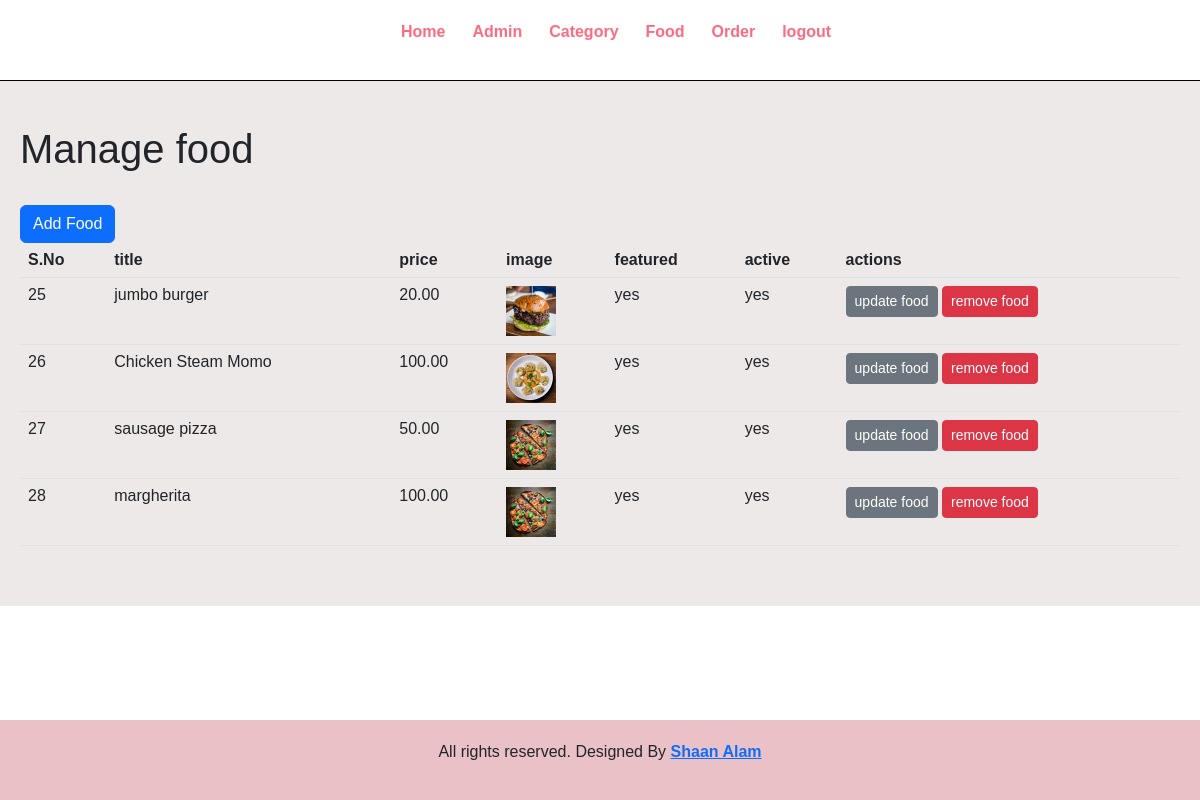
/admin/manage-food.php (signed in), run on the app's committed database.
### tables this page shows
CREATE TABLE `food_tbl` (
  `id` int(10) UNSIGNED NOT NULL,
  `title` varchar(100) NOT NULL,
  `discription` varchar(255) NOT NULL,
  `price` decimal(10,2) NOT NULL,
  `image_name` varchar(255) NOT NULL,
  `category_id` int(10) UNSIGNED NOT NULL,
  `featured` varchar(10) NOT NULL,
  `active` varchar(10) NOT NULL
);

### admin/manage-food.php (the view, shortened to what this page needs)
<?php include('partials/menu.php') ?>
<div class="main-content">
  <div class="wrapper">
            <h1>Manage food</h1>
            <br>
      <a class="btn btn-primary" href="add-food.php" role="button">Add Food</a>
            <table class="table">
            <tr>
        <th scope="col">S.No</th>
        <th scope="col">title</th>
        <th scope="col">price</th>
        <th scope="col">image</th>
        <th scope="col">featured</th>
        <th scope="col">active</th>
        <th scope="col">actions</th>
        </tr>
            <?php
            $sql = "SELECT * FROM food_tbl";
            $res = mysqli_query($con,$sql);
            $count = mysqli_num_rows($res);
            if($count>0)
            {
              while($row=mysqli_fetch_assoc($res))
              {
                $id = $row['id'];
              $title = $row['title'];
              $price = $row['price'];
              $image_name = $row['image_name'];
              $featured = $row['featured'];
              $active = $row['active'];
                ?>
                <tr>
                  <td><?php echo $id;?></td>
                  <td><?php echo $title;?></td>
                  <td><?php echo $price;?></td>
                  <td>
                  <?php
                            if($image_name!="")
                            {
                                ?>
                                <img src="http://localhost/TY-PROJECT/images/food/<?php echo $image_name; ?>" width="50px">
                                <?php
                            }
                            else
                            {
                                echo "image not added";
                            }
                            ?>
                  </td>
                  <td><?php echo $featured;?></td>
                  <td><?php echo $active;?></td>
                  <td>
                        <a class="btn btn-secondary btn-sm" href='http://localhost/TY-PROJECT/admin/update-food.php?id=<?php echo $id; ?>'>update food</a>
                        <a class="btn btn-danger btn-sm" href='http://localhost/TY-PROJECT/admin/delete-food.php?id=<?php echo $id; ?>&image_name=<?php echo $image_name; ?>'>remove food</a>
                  </td>
               </tr>
                <?php
              }
            }
            else
            {
            }
            ?>
            </table>
    </div>
 </div>
<?php include('partials/footer.php') ?>

### css/main.css (style rules this page uses)
* { margin: 0; padding: 0; font-family: Arial, Helvetica, sans-serif; }
.wrapper { padding: 20px; width: 100%; margin: 0 auto; }
.main-content { background-color: rgb(238, 233, 233); padding: 2% 0; }

### data on the page
food_tbl: id "25", title "jumbo burger", price "20.00", image_name (picture), featured "yes", active "yes"
food_tbl: id "26", title "Chicken Steam Momo", price "100.00", image_name (picture), featured "yes", active "yes"
food_tbl: id "27", title "sausage pizza", price "50.00", image_name (picture), featured "yes", active "yes"
food_tbl: id "28", title "margherita", price "100.00", image_name (picture), featured "yes", active "yes"
